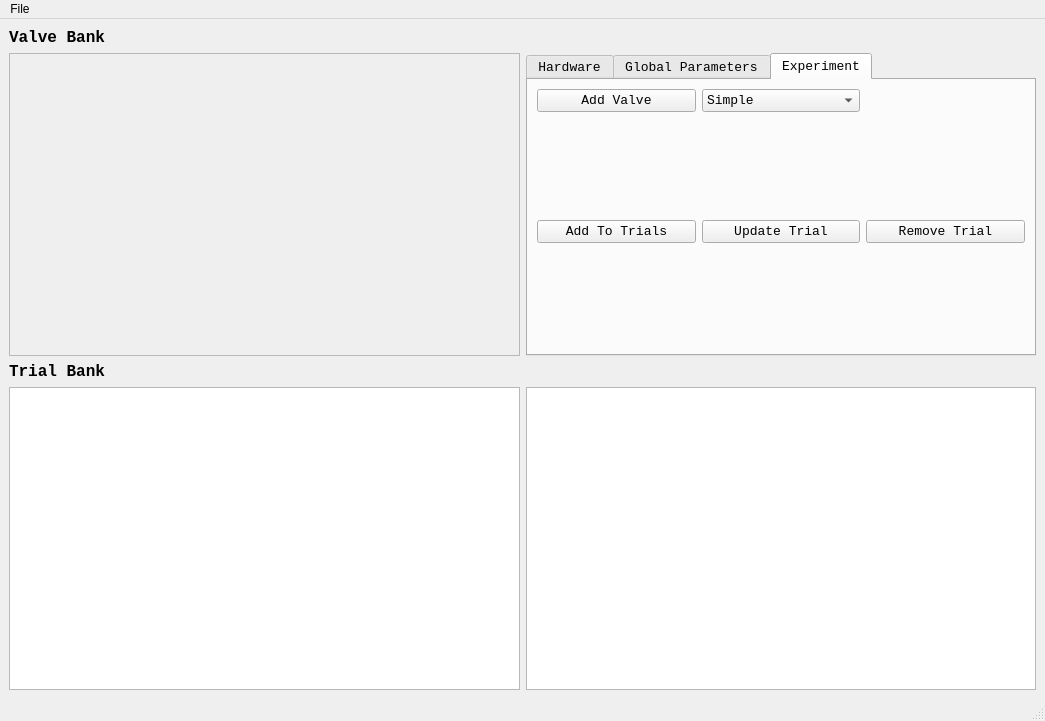
<?xml version="1.0" encoding="UTF-8"?>
<ui version="4.0">
 <class>MainWindow</class>
 <widget class="QMainWindow" name="MainWindow">
  <property name="geometry">
   <rect>
    <x>0</x>
    <y>0</y>
    <width>1045</width>
    <height>721</height>
   </rect>
  </property>
  <property name="windowTitle">
   <string>MainWindow</string>
  </property>
  <widget class="QWidget" name="centralwidget">
   <layout class="QGridLayout" name="gridLayout">
    <item row="0" column="0">
     <widget class="QLabel" name="label">
      <property name="font">
       <font>
        <family>Lucida Console</family>
        <pointsize>12</pointsize>
        <weight>75</weight>
        <bold>true</bold>
       </font>
      </property>
      <property name="text">
       <string>Valve Bank</string>
      </property>
     </widget>
    </item>
    <item row="1" column="0">
     <widget class="QScrollArea" name="valveBankScrollArea">
      <property name="widgetResizable">
       <bool>true</bool>
      </property>
      <widget class="QWidget" name="valveBankContents">
       <property name="geometry">
        <rect>
         <x>0</x>
         <y>0</y>
         <width>18</width>
         <height>304</height>
        </rect>
       </property>
       <property name="sizePolicy">
        <sizepolicy hsizetype="Maximum" vsizetype="Minimum">
         <horstretch>0</horstretch>
         <verstretch>0</verstretch>
        </sizepolicy>
       </property>
       <layout class="QVBoxLayout" name="valveBankLayout">
        <property name="sizeConstraint">
         <enum>QLayout::SetFixedSize</enum>
        </property>
       </layout>
      </widget>
     </widget>
    </item>
    <item row="3" column="2">
     <widget class="PlotWidget" name="graphicsView">
      <property name="sizePolicy">
       <sizepolicy hsizetype="Expanding" vsizetype="Expanding">
        <horstretch>0</horstretch>
        <verstretch>0</verstretch>
       </sizepolicy>
      </property>
     </widget>
    </item>
    <item row="3" column="0">
     <widget class="QTableView" name="trialBankTable">
      <property name="sizePolicy">
       <sizepolicy hsizetype="Minimum" vsizetype="Expanding">
        <horstretch>0</horstretch>
        <verstretch>0</verstretch>
       </sizepolicy>
      </property>
      <property name="font">
       <font>
        <family>Lucida Console</family>
       </font>
      </property>
      <property name="contextMenuPolicy">
       <enum>Qt::DefaultContextMenu</enum>
      </property>
      <property name="selectionBehavior">
       <enum>QAbstractItemView::SelectRows</enum>
      </property>
      <attribute name="horizontalHeaderStretchLastSection">
       <bool>false</bool>
      </attribute>
     </widget>
    </item>
    <item row="2" column="0">
     <widget class="QLabel" name="label_8">
      <property name="font">
       <font>
        <family>Lucida Console</family>
        <pointsize>12</pointsize>
        <weight>75</weight>
        <bold>true</bold>
       </font>
      </property>
      <property name="text">
       <string>Trial Bank</string>
      </property>
     </widget>
    </item>
    <item row="1" column="2">
     <widget class="QTabWidget" name="setupTabs">
      <property name="sizePolicy">
       <sizepolicy hsizetype="Minimum" vsizetype="Expanding">
        <horstretch>0</horstretch>
        <verstretch>0</verstretch>
       </sizepolicy>
      </property>
      <property name="font">
       <font>
        <family>Lucida Console</family>
        <pointsize>10</pointsize>
       </font>
      </property>
      <property name="currentIndex">
       <number>2</number>
      </property>
      <widget class="QWidget" name="hardwareTab">
       <attribute name="title">
        <string>Hardware</string>
       </attribute>
       <layout class="QGridLayout" name="gridLayout_2">
        <item row="0" column="0">
         <widget class="QLabel" name="label_2">
          <property name="text">
           <string>Digital Out Device</string>
          </property>
         </widget>
        </item>
        <item row="0" column="1">
         <widget class="QLabel" name="label_4">
          <property name="text">
           <string>Digital Channels</string>
          </property>
         </widget>
        </item>
        <item row="1" column="0">
         <widget class="QLineEdit" name="digitalOutDevEdit">
          <property name="text">
           <string>cDAQ1Mod1/port0/line0</string>
          </property>
         </widget>
        </item>
        <item row="1" column="1">
         <widget class="QLineEdit" name="digitalChannelsEdit">
          <property name="text">
           <string>1</string>
          </property>
         </widget>
        </item>
        <item row="2" column="0">
         <widget class="QLabel" name="label_3">
          <property name="text">
           <string>Analog Input Device</string>
          </property>
         </widget>
        </item>
        <item row="2" column="1">
         <widget class="QLabel" name="analogChannelsLabel">
          <property name="text">
           <string>Analog Channels</string>
          </property>
         </widget>
        </item>
        <item row="3" column="0">
         <widget class="QLineEdit" name="analogInDevEdit">
          <property name="text">
           <string>cDAQ1Mod2/ai0</string>
          </property>
         </widget>
        </item>
        <item row="3" column="1">
         <widget class="QLineEdit" name="analogChannelsEdit">
          <property name="text">
           <string>1</string>
          </property>
         </widget>
        </item>
        <item row="4" column="0">
         <widget class="QLabel" name="label_5">
          <property name="text">
           <string>Sampling Rate</string>
          </property>
         </widget>
        </item>
        <item row="5" column="0">
         <widget class="QLineEdit" name="sampRateEdit">
          <property name="text">
           <string>20000</string>
          </property>
         </widget>
        </item>
        <item row="6" column="0">
         <spacer name="verticalSpacer">
          <property name="orientation">
           <enum>Qt::Vertical</enum>
          </property>
          <property name="sizeHint" stdset="0">
           <size>
            <width>20</width>
            <height>40</height>
           </size>
          </property>
         </spacer>
        </item>
       </layout>
      </widget>
      <widget class="QWidget" name="globalParametersTab">
       <attribute name="title">
        <string>Global Parameters</string>
       </attribute>
       <layout class="QGridLayout" name="gridLayout_3">
        <item row="0" column="0">
         <widget class="QLabel" name="label_6">
          <property name="text">
           <string>Onset</string>
          </property>
         </widget>
        </item>
        <item row="1" column="0">
         <widget class="QLineEdit" name="globalOnsetEdit">
          <property name="text">
           <string>0.5</string>
          </property>
         </widget>
        </item>
        <item row="0" column="1">
         <widget class="QLabel" name="label_7">
          <property name="text">
           <string>Offset</string>
          </property>
         </widget>
        </item>
        <item row="1" column="1">
         <widget class="QLineEdit" name="globalOffsetEdit">
          <property name="text">
           <string>0.5</string>
          </property>
         </widget>
        </item>
        <item row="2" column="0">
         <spacer name="verticalSpacer_2">
          <property name="orientation">
           <enum>Qt::Vertical</enum>
          </property>
          <property name="sizeHint" stdset="0">
           <size>
            <width>20</width>
            <height>40</height>
           </size>
          </property>
         </spacer>
        </item>
       </layout>
      </widget>
      <widget class="QWidget" name="experimentSetupTab">
       <attribute name="title">
        <string>Experiment</string>
       </attribute>
       <layout class="QGridLayout" name="gridLayout_4">
        <item row="0" column="1">
         <widget class="QComboBox" name="valveTypeCombo">
          <item>
           <property name="text">
            <string>Simple</string>
           </property>
          </item>
          <item>
           <property name="text">
            <string>Noise</string>
           </property>
          </item>
          <item>
           <property name="text">
            <string>Plume</string>
           </property>
          </item>
         </widget>
        </item>
        <item row="2" column="0">
         <widget class="QPushButton" name="addTrialButton">
          <property name="text">
           <string>Add To Trials</string>
          </property>
         </widget>
        </item>
        <item row="3" column="0">
         <spacer name="verticalSpacer_3">
          <property name="orientation">
           <enum>Qt::Vertical</enum>
          </property>
          <property name="sizeHint" stdset="0">
           <size>
            <width>20</width>
            <height>40</height>
           </size>
          </property>
         </spacer>
        </item>
        <item row="0" column="0">
         <widget class="QPushButton" name="addValveButton">
          <property name="text">
           <string>Add Valve</string>
          </property>
         </widget>
        </item>
        <item row="2" column="1">
         <widget class="QPushButton" name="updateTrialButton">
          <property name="text">
           <string>Update Trial</string>
          </property>
         </widget>
        </item>
        <item row="2" column="2">
         <widget class="QPushButton" name="removeTrialButton">
          <property name="text">
           <string>Remove Trial</string>
          </property>
         </widget>
        </item>
        <item row="1" column="0">
         <spacer name="verticalSpacer_4">
          <property name="orientation">
           <enum>Qt::Vertical</enum>
          </property>
          <property name="sizeHint" stdset="0">
           <size>
            <width>20</width>
            <height>40</height>
           </size>
          </property>
         </spacer>
        </item>
       </layout>
      </widget>
     </widget>
    </item>
   </layout>
  </widget>
  <widget class="QMenuBar" name="menubar">
   <property name="geometry">
    <rect>
     <x>0</x>
     <y>0</y>
     <width>1045</width>
     <height>21</height>
    </rect>
   </property>
   <widget class="QMenu" name="menuFile">
    <property name="title">
     <string>File</string>
    </property>
    <addaction name="actionSave"/>
    <addaction name="actionLoad"/>
   </widget>
   <addaction name="menuFile"/>
  </widget>
  <widget class="QStatusBar" name="statusbar"/>
  <action name="actionSave">
   <property name="text">
    <string>Save</string>
   </property>
  </action>
  <action name="actionLoad">
   <property name="text">
    <string>Load</string>
   </property>
  </action>
 </widget>
 <customwidgets>
  <customwidget>
   <class>PlotWidget</class>
   <extends>QGraphicsView</extends>
   <header>pyqtgraph</header>
  </customwidget>
 </customwidgets>
 <resources/>
 <connections/>
</ui>
